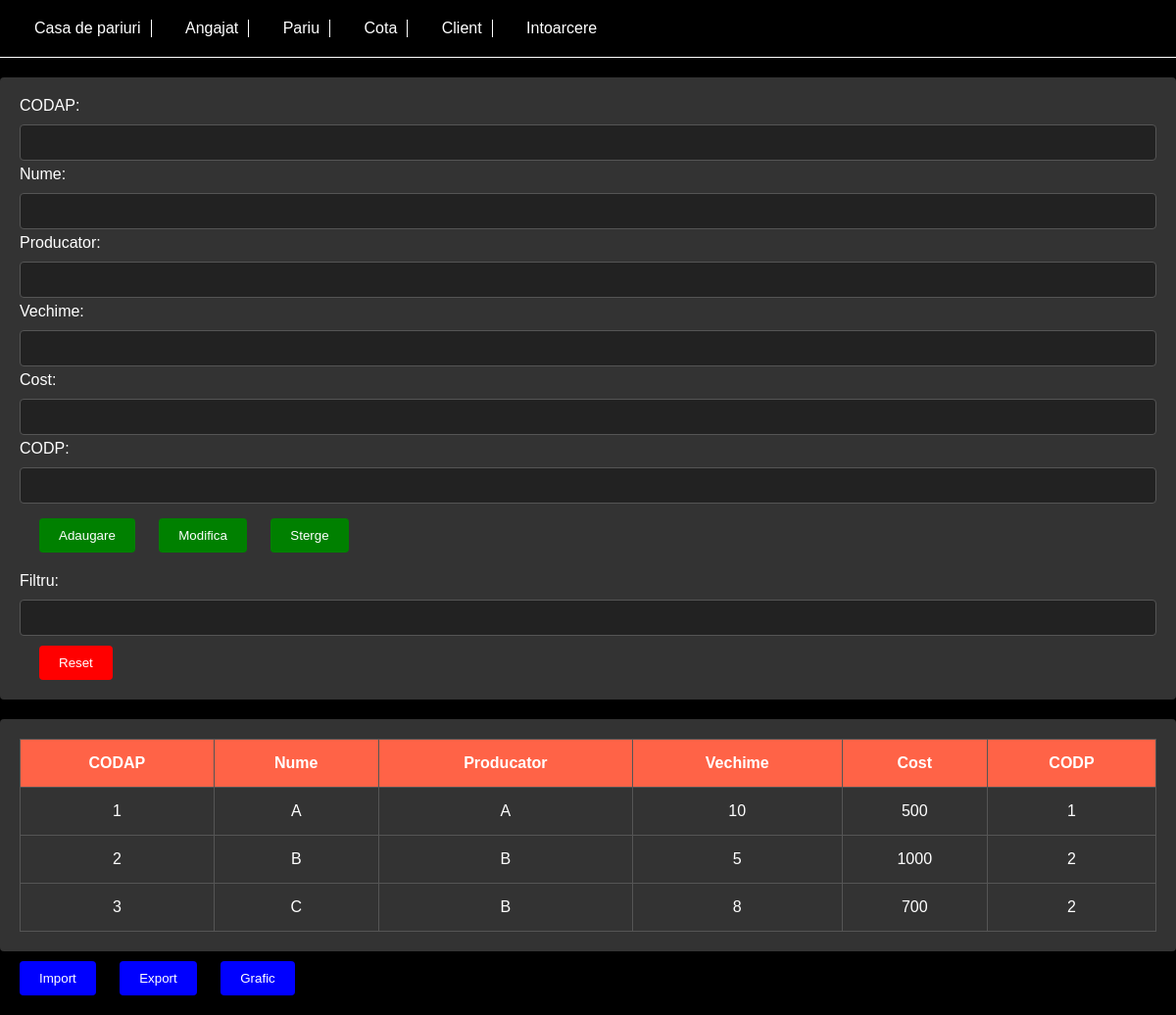
The page /Tabele/aparat.php on the database its author committed.
### tables this page shows
CREATE TABLE `aparat` (
  `CODAP` int(11) NOT NULL,
  `Nume` varchar(45) NOT NULL,
  `Producator` varchar(45) NOT NULL,
  `Vechime` int(11) NOT NULL,
  `Cost` int(11) NOT NULL,
  `CODP` int(11) NOT NULL
);

### Tabele/aparat.php (the view, shortened to what this page needs)
<!DOCTYPE html>
<html lang="en">
<head>
    <link rel="stylesheet" type="text/css" href="../Styles/style3.css">
</head>
<body>
<header>
    <nav>
        <ul>
            <li><a href="casa_de_pariuri.php">Casa de pariuri</a></li>
            <li><a href="angajat.php">Angajat</a></li>
            <li><a href="pariu.php">Pariu</a></li>
            <li><a href="cota.php">Cota</a></li>
            <li><a href="client.php">Client</a></li>
            <li><a href="../welcome.php">Intoarcere</a>
            </li>
        </ul>
    </nav>
</header>
<div class="inputContainer">
    <form method="post" action="">
        <label for="codap">CODAP:</label>
        <input style="margin-bottom: 5px" type="text" id="codap" name="codap"><br>
        <label for="nume">Nume:</label>
        <input style="margin-bottom: 5px" type="text" id="nume" name="nume"><br>
        <label for="producator">Producator:</label>
        <input style="margin-bottom: 5px" type="text" id="producator" name="producator"><br>
        <label for="vechime">Vechime:</label>
        <input style="margin-bottom: 5px" type="text" id="vechime" name="vechime"><br>
        <label for="cost">Cost:</label>
        <input style="margin-bottom: 5px" type="text" id="cost" name="cost"><br>
        <label for="codp">CODP:</label>
        <input style="margin-bottom: 5px" type="text" id="codp" name="codp"><br>
        <input type="submit" name="adaugare" value="Adaugare">
        <input type="submit" name="modifica" value="Modifica">
        <input type="submit" name="sterge" value="Sterge"><br>
        <label for="cautare">Filtru:</label>
        <input type="text" id="cautare" name="cautare"><br>
        <input type="button" id="reset" class="resetButton" value="Reset">
    </form>
</div>
<div class="tableContainer">
    <table>
        <thead>
        <tr>
            <th>CODAP</th>
            <th>Nume</th>
            <th>Producator</th>
            <th>Vechime</th>
            <th>Cost</th>
            <th>CODP</th>
        </tr>
        </thead>
        <tbody>
        <?php
        $servername = "localhost";
        $username = "admin";
        $password = "1234";
        $db_name = "casa_de_pariuri";
        $conn = new mysqli($servername, $username, $password, $db_name);
        $sql = "SELECT CODAP, Nume, Producator, Vechime, Cost, CODP FROM aparat";
        $result = $conn->query($sql);
        if ($result->num_rows > 0) {
            while ($row = $result->fetch_assoc()) {
                echo "<tr onclick='fillInputs(\"" . $row["CODAP"] . "\",\"" . $row["Nume"] . "\",\"" . $row["Producator"] . "\",\"" . $row["Vechime"] . "\",\"" . $row["Cost"] . "\",\"" . $row["CODP"] . "\")'><td>" . $row["CODAP"] . "</td><td>" . $row["Nume"] . "</td><td>" . $row["Producator"] . "</td><td>" . $row["Vechime"] . "</td><td>" . $row["Cost"] . "</td><td>" . $row["CODP"] . "</td></tr>";
            }
        } else {
            echo "<tr><td colspan='6'>0 results</td></tr>";
        }
        ?>
        </tbody>
    </table>
</div>
<input type="button" id="import" class="importButton" value="Import">
<input type="button" id="export" class="exportButton" value="Export">
<input type="button" id="frequency" class="graphButton" value="Grafic">
</body>
</html>

### Styles/style3.css (style rules this page uses)
body { font-family: Arial, sans-serif; background-color: #000000; color: #ffffff; margin: 0; }
header { background-color: #000000; padding: 20px; border-bottom: 1px solid #ffffff; }
nav ul { list-style-type: none; padding: 0; margin: 0; }
nav ul li { display: inline-block; margin: 0 15px; padding-right: 10px; border-right: 1px solid #ffffff; }
nav ul li:last-child { border-right: none; }
nav ul li a { color: #ffffff; text-decoration: none; }
.inputContainer, .filterContainer, .tableContainer, .importExportContainer, .graphContainer { margin-top: 20px; padding: 20px; background-color: #333333; border-radius: 4px; }
.inputContainer label, .filterContainer label { display: block; margin-bottom: 10px; color: #ffffff; }
.inputContainer input[type="text"], .filterContainer input[type="text"] { width: 100%; padding: 10px; border: 1px solid #555555; border-radius: 4px; box-sizing: border-box; background-color: #222222; color: #ffffff; }
.inputContainer input[type="submit"], .filterContainer input[type="button"], .importExportContainer input[type="button"], .graphContainer input[type="button"] { padding: 10px 20px; background-color: green; color: #ffffff; border: none; border-radius: 4px; cursor: pointer; transition: background-color 0.2s ease; margin-left: 20px; margin-top: 10px; margin-bottom: 20px; }
.tableContainer { overflow-y: auto; max-height: 300px; }
table { width: 100%; border-collapse: collapse; color: #ffffff; }
table, th, td { border: 1px solid #555555; padding: 15px; text-align: center; }
th { background-color: #FF6347; color: #ffffff; }
.resetButton { padding: 10px 20px; background-color: red; color: #ffffff; border: none; border-radius: 4px; cursor: pointer; transition: background-color 0.2s ease; margin-left: 20px; margin-top: 10px; }
.graphButton, .importButton, .exportButton { padding: 10px 20px; background-color: blue; color: #ffffff; border: none; border-radius: 4px; cursor: pointer; transition: background-color 0.2s ease; margin-left: 20px; margin-top: 10px; margin-bottom: 20px; }

### rows shown on the page
aparat: CODAP "1", Nume "A", Producator "A", Vechime "10", Cost "500", CODP "1"
aparat: CODAP "2", Nume "B", Producator "B", Vechime "5", Cost "1000", CODP "2"
aparat: CODAP "3", Nume "C", Producator "B", Vechime "8", Cost "700", CODP "2"
